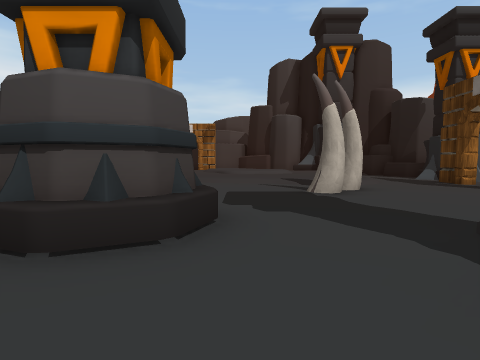
View 1 (above)

19 first-person views from a walk through a scene from a Unity 3-D project. The camera is 1.4 m above the floor, tilts 4° down and sees 80° across. Doors are open. The floor is counted in squares, 2 m on a side. Each view is taken from the middle of a square. On the plan, view 1 faces up. The plan holds only what a view shows up to about 10 squares ahead; the rest is blank. The place goes on beyond the plan. The player character is not drawn. Some animated figures are left out. Some surface patterns are stand-ins.

View 2
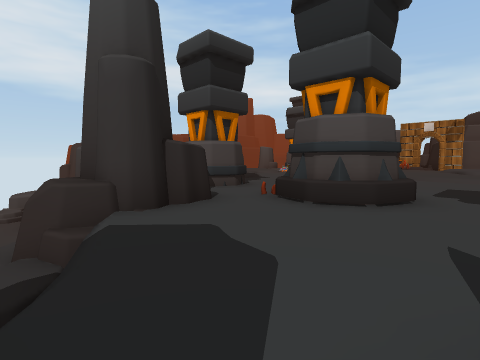

View 3
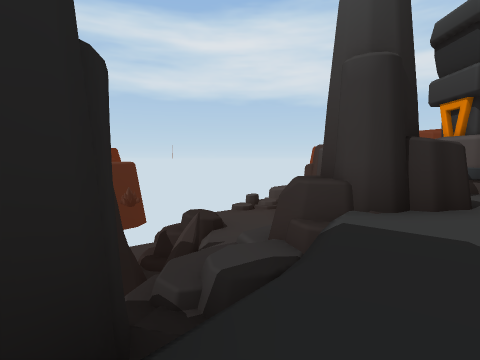

View 4
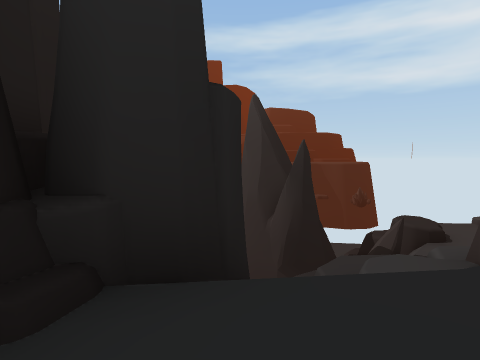

View 5
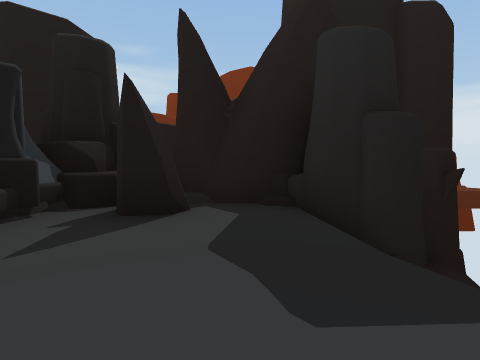

View 6
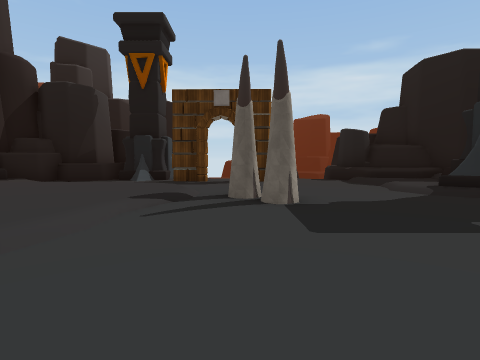

View 7
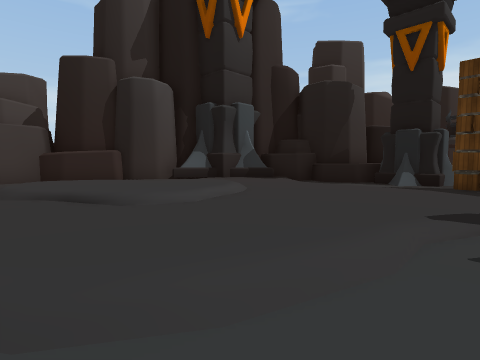

View 8
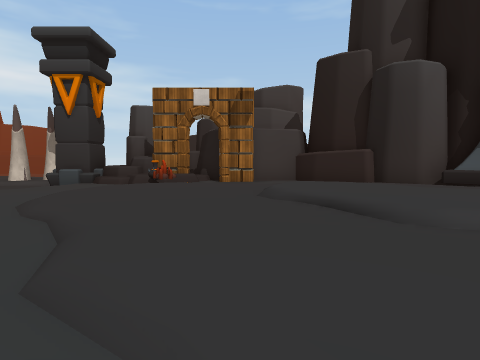

View 9
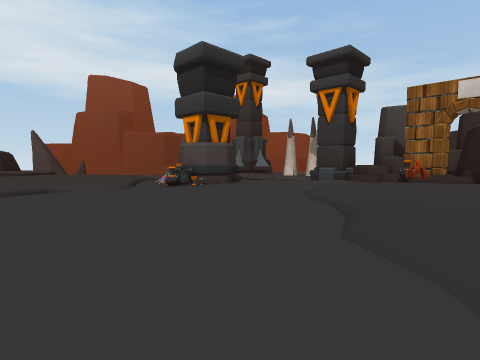

View 10
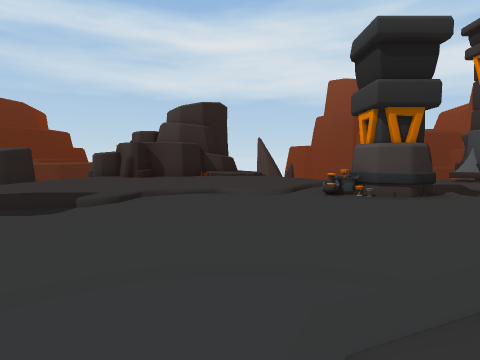

View 11
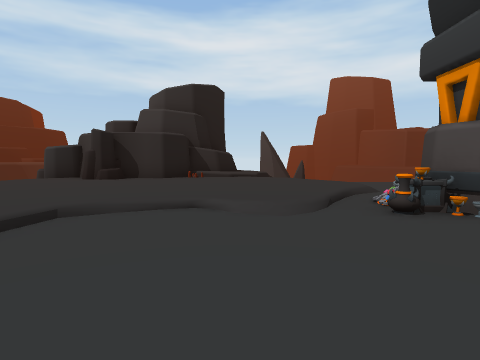

View 12
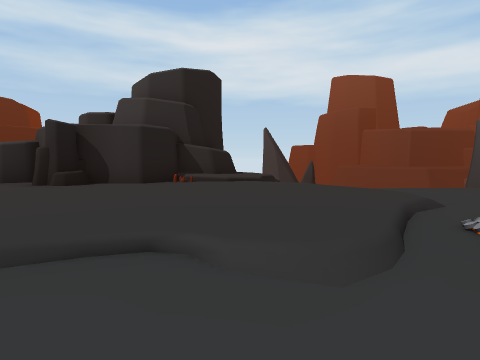

View 13
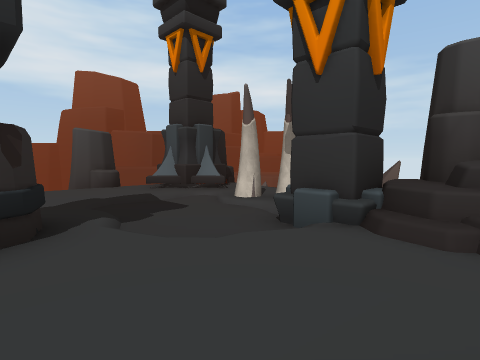

View 14
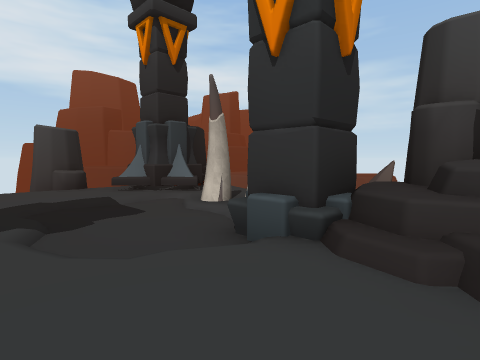

View 15
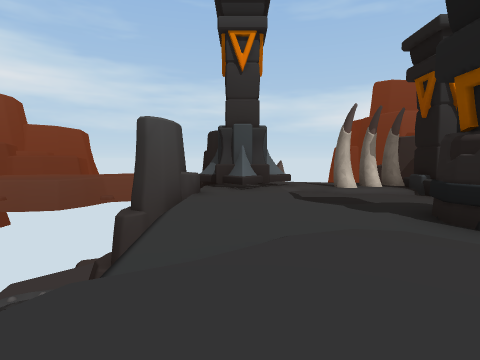

View 16
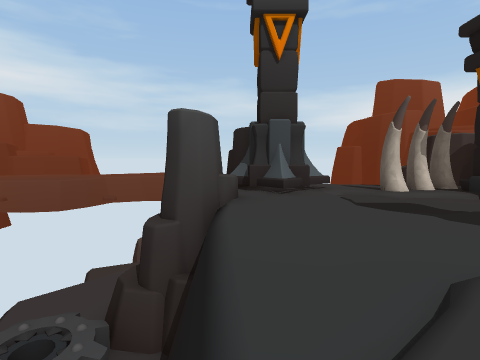

View 17
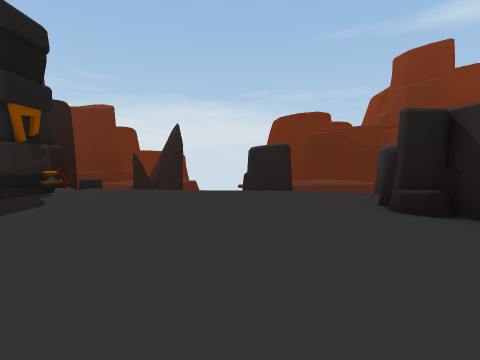

View 18
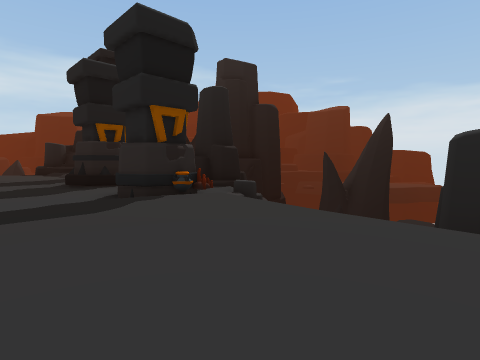

View 19
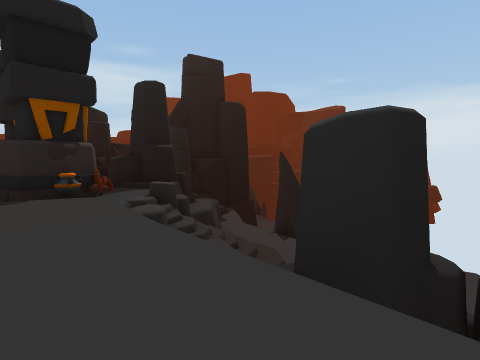

### Floor plan
Key: @ floor where view 1 was taken; # wall or solid block; x gap in a wall; . main floor; : floor 0.5 m higher than the main floor; - floor 0.5 m lower than the main floor; + floor 0.75 m higher than the main floor; _ floor 1.25 m lower than the main floor; < floor 1.5 m lower than the main floor; ( floor 1.75 m lower than the main floor; ! floor 2.5 m lower than the main floor; ? floor 3.5 m lower than the main floor; / step, stairs or slope; D open door; = window, fence, low wall or low ledge; ^ raised ledge; v drop or lower ground; O other object.
Columns run from 19 left of view 1 to 11 right of it. Each row starts with its distance up from view 1.
 22      OO
 21      O .//   ###
 20  v   # #.. O #
 19 vvv  ###=OO##########
 18 vvvv###.---##=##D#..##
 17 vvv_##..----/.#OO   .###
 16   vvv...//-/..///// //##
 15     v/......../::::  :/###
 14     v/...##...::::::/:::/##
 13     v////#O.../:::/://::/.#
 12      //:/ OO.../::/::/:: .^#
 11    vv/::::/...../::/:::: .##
 10   x//:::::/....../:/::::..## OO
  9    #/O::::/.......//:::/.##v OO
  8    ###::::/..........//..D.
  7      #::::::/.. .....O...D
  6      OO:::::/........O...#
  5      #:::::::..............
  4      #::::::/##..##........
  3        ?vvvvOO#..##...////=
  2       v#<vvv/...O##../#::+^
  1       v    (/^/##....###O##
  0           v!vvx##..@..#OO##
 -1        vvvvv vv^^....#OO
 -2        vvvvvvvvvvvv..##
 -3        vvvvvv  vvv##O#
 -4          vv v   vv####
 -5           vvv#v   #

Where each view was taken, in squares from view 1:
view 1: 0 up, 0 right, facing up
view 2: 2 down, 1 right, facing up-left
view 3: 2 down, 1 right, facing left
view 4: 1 down, 1 right, facing down-left
view 5: 1 up, 2 left, facing down-right
view 6: 7 up, 3 left, facing right
view 7: 8 up, 2 left, facing up-right
view 8: 9 up, 2 left, facing up
view 9: 8 up, 2 left, facing up-left
view 10: 10 up, 2 left, facing left
view 11: 10 up, 5 left, facing left
view 12: 10 up, 7 left, facing left
view 13: 14 up, 5 left, facing up-left
view 14: 15 up, 5 left, facing up-left
view 15: 10 up, 13 left, facing up
view 16: 11 up, 14 left, facing up
view 17: 10 up, 11 left, facing down
view 18: 7 up, 12 left, facing down-right
view 19: 5 up, 13 left, facing down-right
